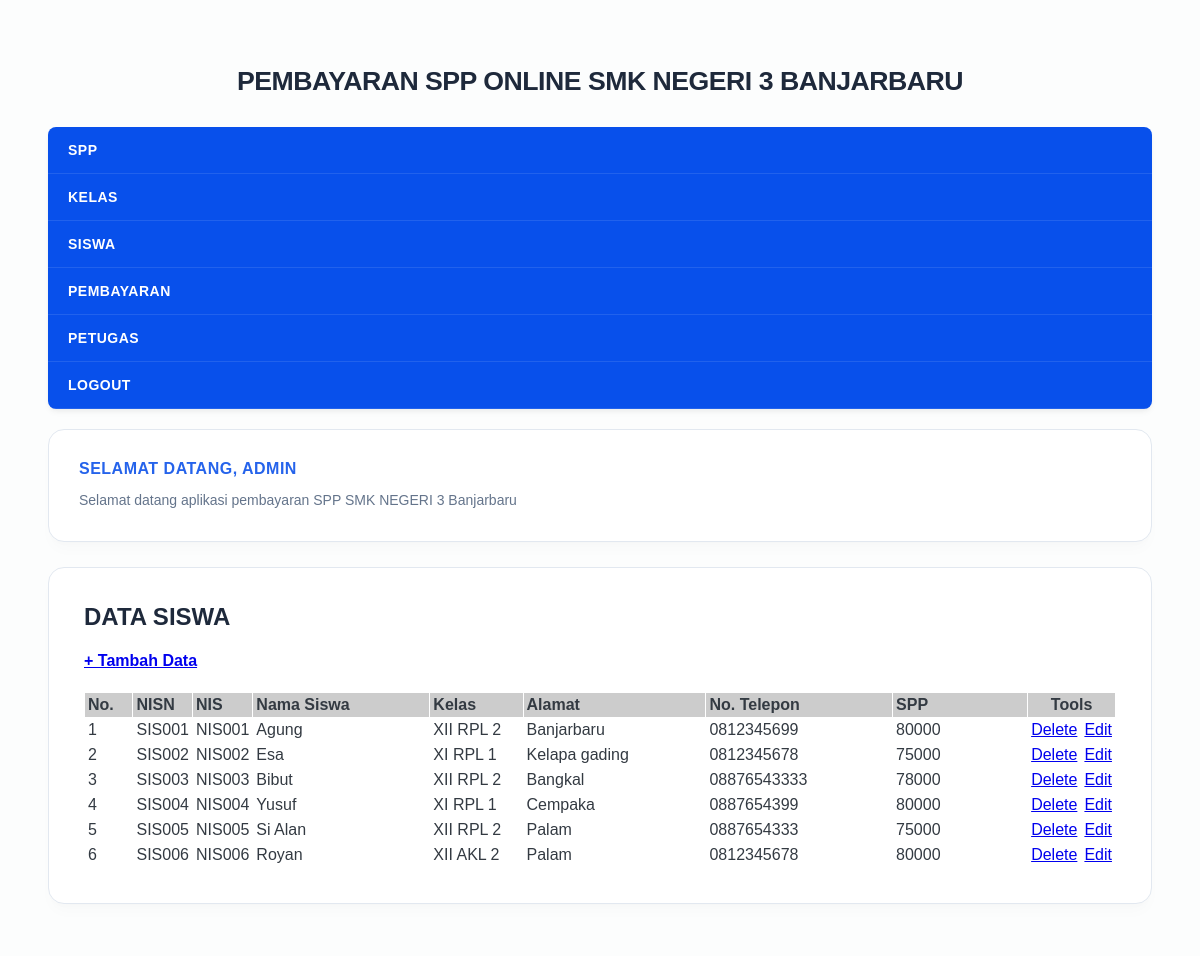
Page /admin/halaman_admin.php?open=data_siswa (signed in) on the committed database.
### tables this page shows
CREATE TABLE `siswa` (
  `nisn` varchar(10) NOT NULL,
  `nis` varchar(8) NOT NULL,
  `nama` varchar(35) NOT NULL,
  `id_kelas` varchar(11) NOT NULL,
  `alamat` text NOT NULL,
  `no_telp` varchar(15) NOT NULL,
  `id_spp` varchar(5) NOT NULL
);

CREATE TABLE `kelas` (
  `id_kelas` varchar(5) NOT NULL,
  `nama_kelas` varchar(10) NOT NULL,
  `kompetensi_keahlian` varchar(30) NOT NULL
);

CREATE TABLE `spp` (
  `id_spp` varchar(6) NOT NULL,
  `tahun` int(4) NOT NULL,
  `nominal` int(10) NOT NULL
);

### admin/data_siswa.php (the view)
<?php
include_once "../src/koneksi.php";
?>
<h1><b>DATA SISWA </b></h1>
<h4><a href="?open=tambah_siswa">+ Tambah Data</a></h3>
<table cellspacing="1" cellpadding="3">
    <tr>
        <td width="5%" bgcolor="#CCCCCC"><b>No.</b></td>
        <td width="5%" bgcolor="#CCCCCC"><b>NISN</b></td>
        <td width="5%" bgcolor="#CCCCCC"><b>NIS</b></td>
        <td width="20%" bgcolor="#CCCCCC"><b>Nama Siswa</b></td>
        <td width="10%" bgcolor="#CCCCCC"><b>Kelas</b></td>
        <td width="20%" bgcolor="#CCCCCC"><b>Alamat</b></td>
        <td width="20%" bgcolor="#CCCCCC"><b>No. Telepon</b></td>
        <td width="30%" bgcolor="#CCCCCC"><b>SPP</b></td>
        <td colspan="2" align="center" bgcolor="#CCCCCC"><b>Tools</b></td>
    </tr>
<?php
$sql = mysqli_query($koneksi, "SELECT * FROM kelas JOIN siswa
on kelas.id_kelas = siswa.id_kelas JOIN spp on siswa.id_spp = spp.id_spp");
$nomor = 0;
while ($data = mysqli_fetch_array($sql)) {
    $nomor++;
?>
    <tr>
        <td><?php echo $nomor; ?></td>
        <td><?php echo $data['nisn']; ?></td>
        <td><?php echo $data['nis']; ?></td>
        <td><?php echo $data['nama']; ?></td>
        <td><?php echo $data['nama_kelas']; ?></td>
        <td><?php echo $data['alamat']; ?></td>
        <td><?php echo $data['no_telp']; ?></td>
        <td><?php echo $data['nominal']; ?></td>
        <td width="9%" align="center"><a href="?open=hapus_siswa&nisn=<?php echo $data['nisn']; ?>"
            target="_self" onclick="return confirm('YAKIN INGIN MENGHAPUS DATA SISWA INI . . . ?')">Delete</a></td>
        <td width="9%" align="center"><a href="?open=edit_siswa&nisn=<?php echo $data['nisn']; ?>"
            target="_self">Edit</a></td>
    </tr>
<?php } ?>
</table>

### src/style.css (style rules this page uses)
body { background: #fcfdfd; margin: 0; font-family: 'Plus Jakarta Sans', sans-serif; color: #333a42; -webkit-font-smoothing: antialiased; }
.conteudo h1 { padding: 0; margin: 0 0 20px; font-weight: 700; color: #1e293b; font-size: 24px; font-family: 'Plus Jakarta Sans', sans-serif; }

### rows in the picture
siswa: nisn "SIS001", nis "NIS001", nama "Agung", id_kelas.nama_kelas "XII RPL 2", alamat "Banjarbaru", no_telp "0812345699", id_spp.nominal "80000"
siswa: nisn "SIS002", nis "NIS002", nama "Esa", id_kelas.nama_kelas "XI RPL 1", alamat "Kelapa gading", no_telp "0812345678", id_spp.nominal "75000"
siswa: nisn "SIS003", nis "NIS003", nama "Bibut", id_kelas.nama_kelas "XII RPL 2", alamat "Bangkal", no_telp "08876543333", id_spp.nominal "78000"
siswa: nisn "SIS004", nis "NIS004", nama "Yusuf", id_kelas.nama_kelas "XI RPL 1", alamat "Cempaka", no_telp "0887654399", id_spp.nominal "80000"
siswa: nisn "SIS005", nis "NIS005", nama "Si Alan", id_kelas.nama_kelas "XII RPL 2", alamat "Palam", no_telp "0887654333", id_spp.nominal "75000"
siswa: nisn "SIS006", nis "NIS006", nama "Royan", id_kelas.nama_kelas "XII AKL 2", alamat "Palam", no_telp "0812345678", id_spp.nominal "80000"

### other values in the picture
$_SESSION['username'] "ADMIN"
